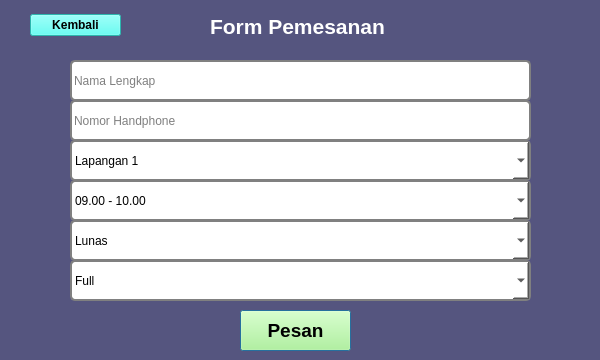
<?xml version="1.0" encoding="UTF-8"?>
<ui version="4.0">
 <class>Dialog</class>
 <widget class="QDialog" name="Dialog">
  <property name="geometry">
   <rect>
    <x>0</x>
    <y>0</y>
    <width>600</width>
    <height>360</height>
   </rect>
  </property>
  <property name="windowTitle">
   <string>Dialog</string>
  </property>
  <property name="styleSheet">
   <string notr="true">background-color: #55557f;</string>
  </property>
  <widget class="QPushButton" name="pushButton">
   <property name="geometry">
    <rect>
     <x>240</x>
     <y>310</y>
     <width>111</width>
     <height>41</height>
    </rect>
   </property>
   <property name="font">
    <font>
     <family>Segoe UI</family>
     <pointsize>14</pointsize>
     <weight>75</weight>
     <bold>true</bold>
    </font>
   </property>
   <property name="styleSheet">
    <string notr="true">background: #aaff7f;
</string>
   </property>
   <property name="text">
    <string>Pesan</string>
   </property>
  </widget>
  <widget class="QComboBox" name="pembayaran">
   <property name="geometry">
    <rect>
     <x>70</x>
     <y>260</y>
     <width>461</width>
     <height>41</height>
    </rect>
   </property>
   <property name="styleSheet">
    <string notr="true">background-color: white;
border: 2px solid gray;
border-radius: 5px;</string>
   </property>
   <item>
    <property name="text">
     <string>Full</string>
    </property>
   </item>
   <item>
    <property name="text">
     <string>Booking</string>
    </property>
   </item>
  </widget>
  <widget class="QComboBox" name="waktu">
   <property name="geometry">
    <rect>
     <x>70</x>
     <y>180</y>
     <width>461</width>
     <height>41</height>
    </rect>
   </property>
   <property name="styleSheet">
    <string notr="true">background-color: white;
border: 2px solid gray;
border-radius: 5px;</string>
   </property>
   <item>
    <property name="text">
     <string>09.00 - 10.00</string>
    </property>
   </item>
   <item>
    <property name="text">
     <string>10.00 - 11.00</string>
    </property>
   </item>
   <item>
    <property name="text">
     <string>11.00 - 12.00</string>
    </property>
   </item>
   <item>
    <property name="text">
     <string>12.00 - 13.00</string>
    </property>
   </item>
   <item>
    <property name="text">
     <string>13.00 - 14.00</string>
    </property>
   </item>
   <item>
    <property name="text">
     <string>14.00 - 15.00</string>
    </property>
   </item>
   <item>
    <property name="text">
     <string>15.00 - 16.00</string>
    </property>
   </item>
   <item>
    <property name="text">
     <string>16.00 - 17.00</string>
    </property>
   </item>
   <item>
    <property name="text">
     <string>17.00 - 18.00</string>
    </property>
   </item>
   <item>
    <property name="text">
     <string>18.00 - 19.00</string>
    </property>
   </item>
   <item>
    <property name="text">
     <string>19.00 - 20.00</string>
    </property>
   </item>
   <item>
    <property name="text">
     <string>20.00 - 21.00</string>
    </property>
   </item>
   <item>
    <property name="text">
     <string>21.00 - 22.00</string>
    </property>
   </item>
   <item>
    <property name="text">
     <string>22.00 - 23.00</string>
    </property>
   </item>
  </widget>
  <widget class="QComboBox" name="pemesanan">
   <property name="geometry">
    <rect>
     <x>70</x>
     <y>220</y>
     <width>461</width>
     <height>41</height>
    </rect>
   </property>
   <property name="styleSheet">
    <string notr="true">background-color: white;
border: 2px solid gray;
border-radius: 5px;</string>
   </property>
   <item>
    <property name="text">
     <string>Lunas</string>
    </property>
   </item>
   <item>
    <property name="text">
     <string>Sebagian</string>
    </property>
   </item>
  </widget>
  <widget class="QLineEdit" name="nama">
   <property name="geometry">
    <rect>
     <x>70</x>
     <y>60</y>
     <width>461</width>
     <height>41</height>
    </rect>
   </property>
   <property name="font">
    <font>
     <kerning>true</kerning>
    </font>
   </property>
   <property name="styleSheet">
    <string notr="true">background-color: white;
border: 2px solid gray;
border-radius: 5px;</string>
   </property>
   <property name="placeholderText">
    <string>Nama Lengkap</string>
   </property>
   <property name="clearButtonEnabled">
    <bool>false</bool>
   </property>
  </widget>
  <widget class="QLineEdit" name="nohp">
   <property name="geometry">
    <rect>
     <x>70</x>
     <y>100</y>
     <width>461</width>
     <height>41</height>
    </rect>
   </property>
   <property name="font">
    <font>
     <kerning>true</kerning>
    </font>
   </property>
   <property name="styleSheet">
    <string notr="true">background-color: white;
border: 2px solid gray;
border-radius: 5px;</string>
   </property>
   <property name="placeholderText">
    <string>Nomor Handphone</string>
   </property>
   <property name="clearButtonEnabled">
    <bool>false</bool>
   </property>
  </widget>
  <widget class="QComboBox" name="lapangan">
   <property name="geometry">
    <rect>
     <x>70</x>
     <y>140</y>
     <width>461</width>
     <height>41</height>
    </rect>
   </property>
   <property name="styleSheet">
    <string notr="true">background-color: white;
border: 2px solid gray;
border-radius: 5px;</string>
   </property>
   <item>
    <property name="text">
     <string>Lapangan 1</string>
    </property>
   </item>
   <item>
    <property name="text">
     <string>Lapangan 2</string>
    </property>
   </item>
   <item>
    <property name="text">
     <string>Lapangan 3</string>
    </property>
   </item>
  </widget>
  <widget class="QWidget" name="verticalLayoutWidget">
   <property name="geometry">
    <rect>
     <x>30</x>
     <y>10</y>
     <width>91</width>
     <height>31</height>
    </rect>
   </property>
   <layout class="QVBoxLayout" name="verticalLayout">
    <item>
     <widget class="QPushButton" name="kembali">
      <property name="font">
       <font>
        <weight>75</weight>
        <bold>true</bold>
       </font>
      </property>
      <property name="styleSheet">
       <string notr="true">background: #3dfff3;
</string>
      </property>
      <property name="text">
       <string>Kembali</string>
      </property>
      <property name="icon">
       <iconset>
        <normaloff>img/Mintb iOs/009-back-arrow.png</normaloff>img/Mintb iOs/009-back-arrow.png</iconset>
      </property>
     </widget>
    </item>
   </layout>
  </widget>
  <widget class="QWidget" name="verticalLayoutWidget_2">
   <property name="geometry">
    <rect>
     <x>210</x>
     <y>10</y>
     <width>191</width>
     <height>32</height>
    </rect>
   </property>
   <layout class="QVBoxLayout" name="verticalLayout_2">
    <item>
     <widget class="QLabel" name="label">
      <property name="font">
       <font>
        <family>Segoe UI</family>
        <pointsize>16</pointsize>
        <weight>75</weight>
        <bold>true</bold>
       </font>
      </property>
      <property name="styleSheet">
       <string notr="true">color:white;</string>
      </property>
      <property name="text">
       <string>Form Pemesanan</string>
      </property>
     </widget>
    </item>
   </layout>
  </widget>
 </widget>
 <resources/>
 <connections/>
</ui>
